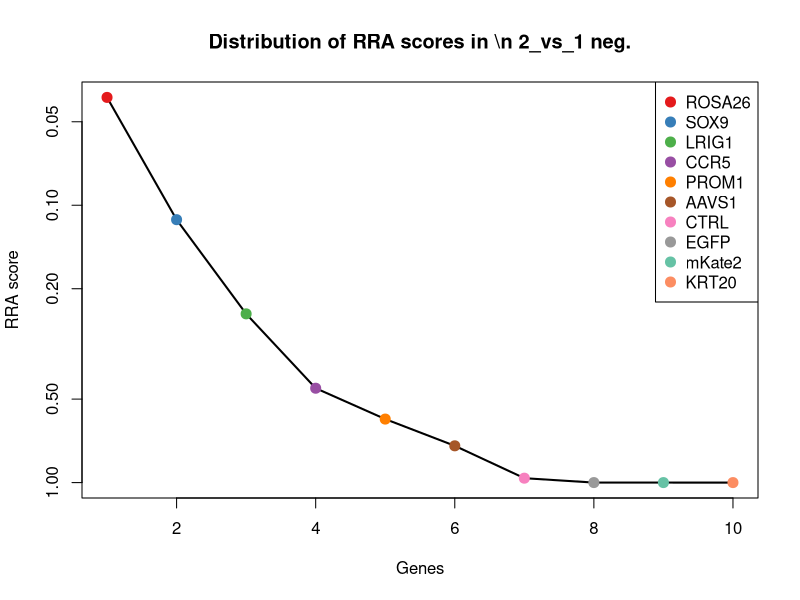
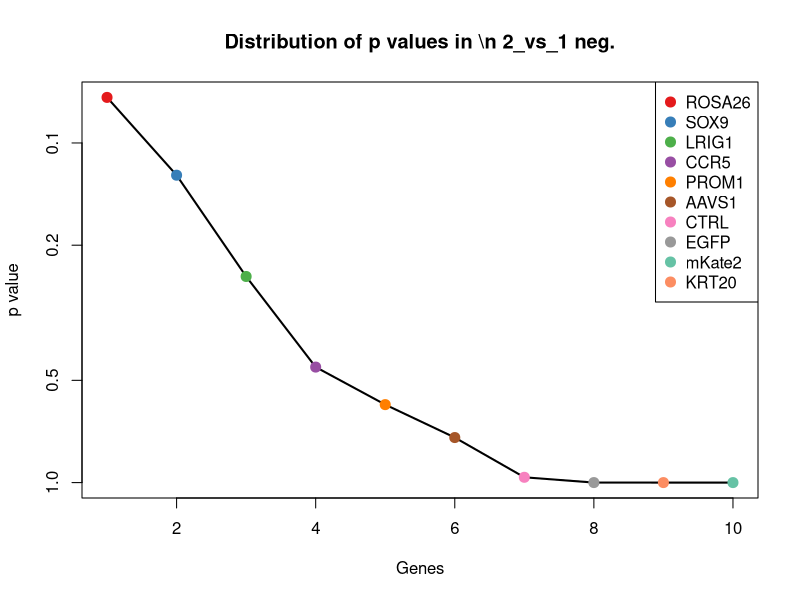
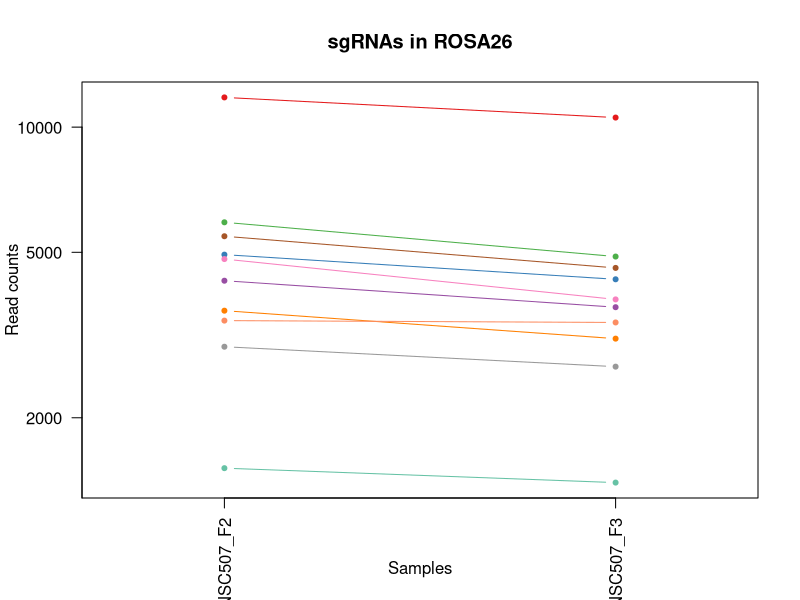
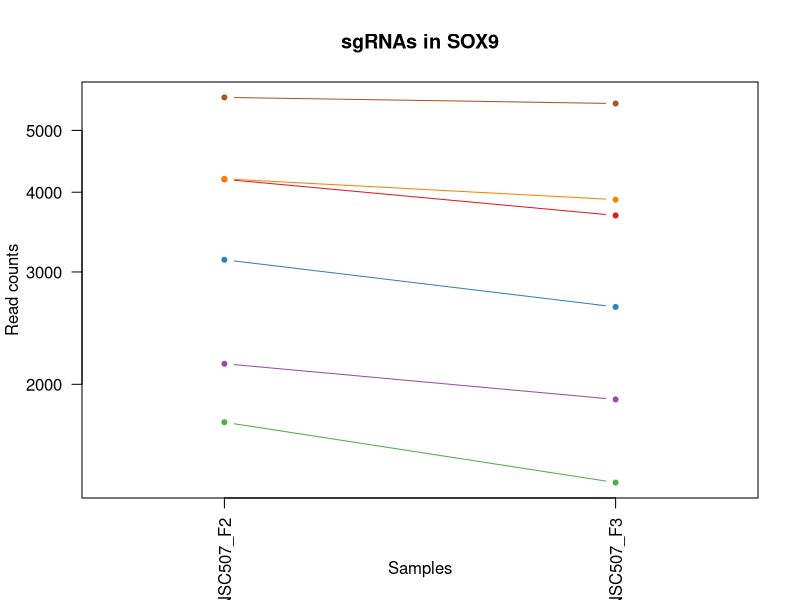
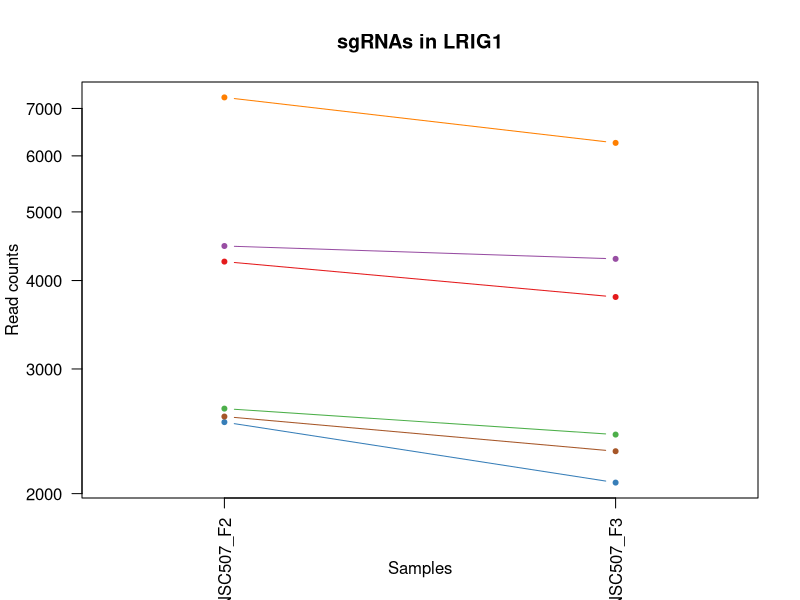
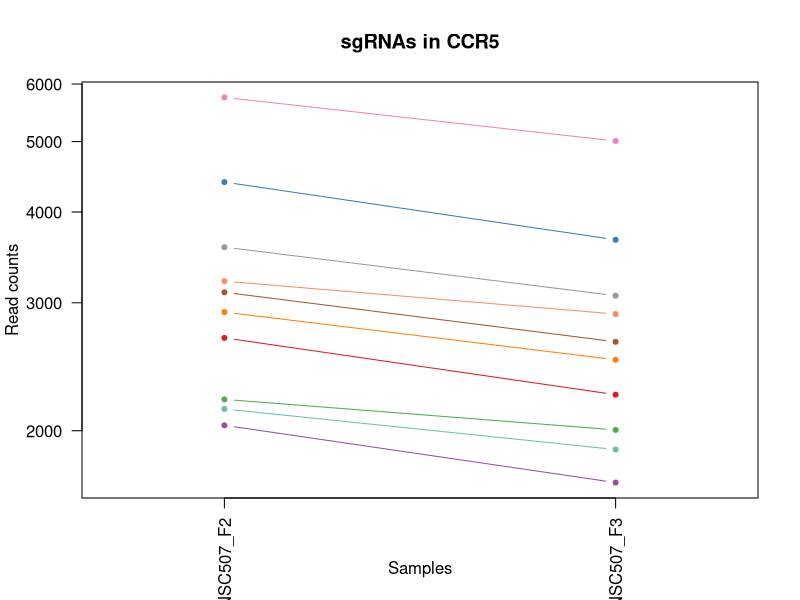
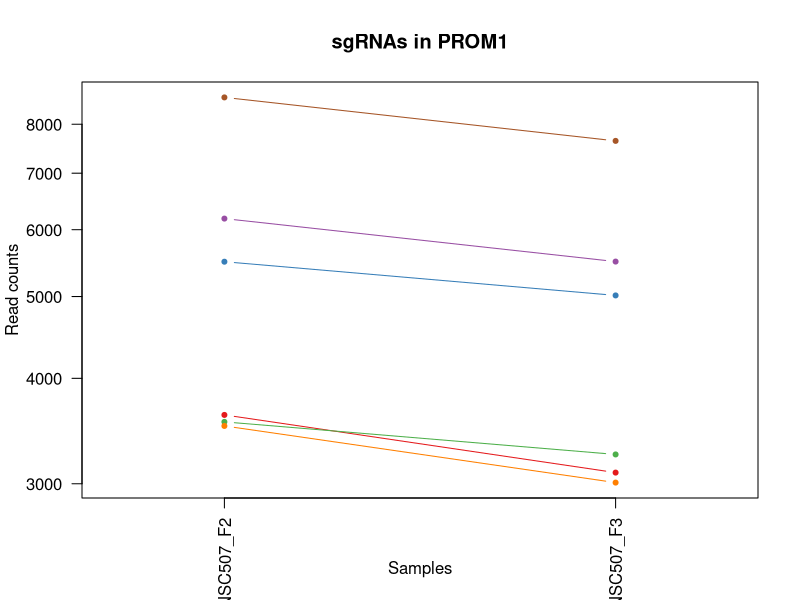
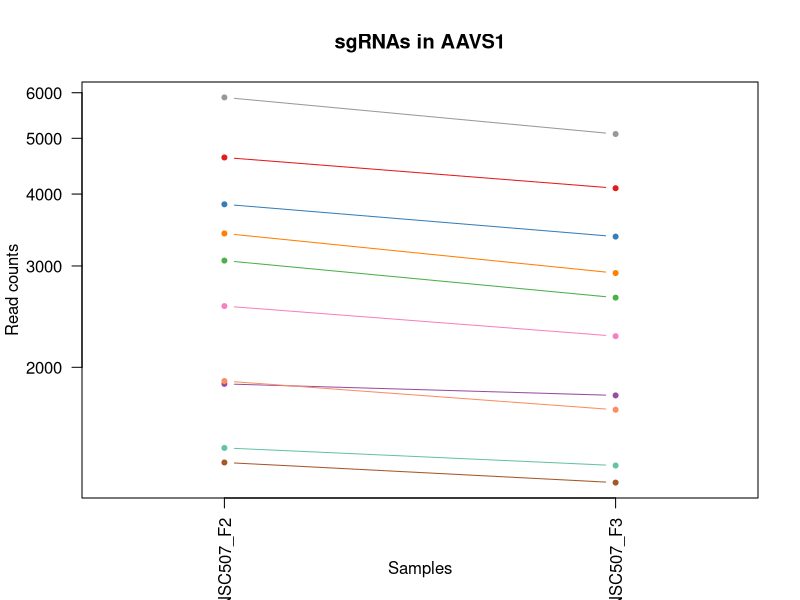

R code for these plots, in order: (Note: this script raises an error after producing the figures.)
pdf(file='S7A_c1_t2.pdf',width=4.5,height=4.5);
gstable=read.table('S7A_c1_t2.gene_summary.txt',header=T)
# 
#
# parameters
# Do not modify the variables beginning with "__"

# gstablename='__GENE_SUMMARY_FILE__'
startindex=3
# outputfile='__OUTPUT_FILE__'
targetgenelist=c("ROSA26","SOX9","LRIG1","CCR5","PROM1","AAVS1","CTRL","EGFP","mKate2","KRT20")
# samplelabel=sub('.\\w+.\\w+$','',colnames(gstable)[startindex]);
samplelabel='2_vs_1 neg.'


# You need to write some codes in front of this code:
# gstable=read.table(gstablename,header=T)
# pdf(file=outputfile,width=6,height=6)


# set up color using RColorBrewer
#library(RColorBrewer)
#colors <- brewer.pal(length(targetgenelist), "Set1")

colors=c( "#E41A1C", "#377EB8", "#4DAF4A", "#984EA3", "#FF7F00",  "#A65628", "#F781BF",
          "#999999", "#66C2A5", "#FC8D62", "#8DA0CB", "#E78AC3", "#A6D854", "#FFD92F", "#E5C494", "#B3B3B3", 
          "#8DD3C7", "#FFFFB3", "#BEBADA", "#FB8072", "#80B1D3", "#FDB462", "#B3DE69", "#FCCDE5",
          "#D9D9D9", "#BC80BD", "#CCEBC5", "#FFED6F")

######
# function definition

plotrankedvalues<-function(val, tglist, ...){
  
  plot(val,log='y',ylim=c(max(val),min(val)),type='l',lwd=2, ...)
  if(length(tglist)>0){
    for(i in 1:length(tglist)){
      targetgene=tglist[i];
      tx=which(names(val)==targetgene);ty=val[targetgene];
      points(tx,ty,col=colors[(i %% length(colors)) ],cex=2,pch=20)
      # text(tx+50,ty,targetgene,col=colors[i])
    }
    legend('topright',tglist,pch=20,pt.cex = 2,cex=1,col=colors)
  }
}



plotrandvalues<-function(val,targetgenelist, ...){
  # choose the one with the best distance distribution
  
  mindiffvalue=0;
  randval=val;
  for(i in 1:20){
    randval0=sample(val)
    vindex=sort(which(names(randval0) %in% targetgenelist))
    if(max(vindex)>0.9*length(val)){
      # print('pass...')
      next;
    }
    mindiffind=min(diff(vindex));
    if (mindiffind > mindiffvalue){
      mindiffvalue=mindiffind;
      randval=randval0;
      # print(paste('Diff: ',mindiffvalue))
    }
  }
  plot(randval,log='y',ylim=c(max(randval),min(randval)),pch=20,col='grey', ...)
  
  if(length(targetgenelist)>0){
    for(i in 1:length(targetgenelist)){
      targetgene=targetgenelist[i];
      tx=which(names(randval)==targetgene);ty=randval[targetgene];
      points(tx,ty,col=colors[(i %% length(colors)) ],cex=2,pch=20)
      text(tx+50,ty,targetgene,col=colors[i])
    }
  }
  
}




# set.seed(1235)



pvec=gstable[,startindex]
names(pvec)=gstable[,'id']
pvec=sort(pvec);

plotrankedvalues(pvec,targetgenelist,xlab='Genes',ylab='RRA score',main=paste('Distribution of RRA scores in \\n',samplelabel))

# plotrandvalues(pvec,targetgenelist,xlab='Genes',ylab='RRA score',main=paste('Distribution of RRA scores in \\n',samplelabel))


pvec=gstable[,startindex+1]
names(pvec)=gstable[,'id']
pvec=sort(pvec);

plotrankedvalues(pvec,targetgenelist,xlab='Genes',ylab='p value',main=paste('Distribution of p values in \\n',samplelabel))

# plotrandvalues(pvec,targetgenelist,xlab='Genes',ylab='p value',main=paste('Distribution of p values in \\n',samplelabel))



# you need to write after this code:
# dev.off()






# parameters
# Do not modify the variables beginning with "__"
targetmat=list(c(11787.747333349458,10542.465174210223),c(4934.6694895268965,4304.888780975448),c(5902.593704648801,4882.702603197308),c(4271.074599700078,3688.397765785389),c(3617.943755442144,3098.8635820580134),c(5463.975794553018,4585.005420957242),c(4815.204969282121,3851.3107907120393),c(2963.068903589396,2653.4898448484655),c(1512.0545847039473,1395.8950553067677),c(3424.3589124177633,3389.528547394771))
targetgene="ROSA26"
collabel=c("S50_MNSC507_F2","S51_MNSC507_F3")

# set up color using RColorBrewer
#library(RColorBrewer)
#colors <- brewer.pal(length(targetgenelist), "Set1")

colors=c( "#E41A1C", "#377EB8", "#4DAF4A", "#984EA3", "#FF7F00",  "#A65628", "#F781BF",
          "#999999", "#66C2A5", "#FC8D62", "#8DA0CB", "#E78AC3", "#A6D854", "#FFD92F", "#E5C494", "#B3B3B3", 
          "#8DD3C7", "#FFFFB3", "#BEBADA", "#FB8072", "#80B1D3", "#FDB462", "#B3DE69", "#FCCDE5",
          "#D9D9D9", "#BC80BD", "#CCEBC5", "#FFED6F")


## code

targetmatvec=unlist(targetmat)+1
yrange=range(targetmatvec[targetmatvec>0]);
# yrange[1]=1; # set the minimum value to 1
for(i in 1:length(targetmat)){
  vali=targetmat[[i]]+1;
  if(i==1){
    plot(1:length(vali),vali,type='b',las=1,pch=20,main=paste('sgRNAs in',targetgene),ylab='Read counts',xlab='Samples',xlim=c(0.7,length(vali)+0.3),ylim = yrange,col=colors[(i %% length(colors))],xaxt='n',log='y')
    axis(1,at=1:length(vali),labels=(collabel),las=2)
    # lines(0:100,rep(1,101),col='black');
  }else{
    lines(1:length(vali),vali,type='b',pch=20,col=colors[(i %% length(colors))])
  }
}




# parameters
# Do not modify the variables beginning with "__"
targetmat=list(c(4189.978246541215,3677.849440430426),c(3133.981647881192,2642.9415194935023),c(1743.1355910168343,1401.755236059525),c(2152.977375798181,1892.8383831405793),c(4196.954276920472,3893.5040921318914),c(5631.400523655186,5508.569907591779))
targetgene="SOX9"
collabel=c("S50_MNSC507_F2","S51_MNSC507_F3")

# set up color using RColorBrewer
#library(RColorBrewer)
#colors <- brewer.pal(length(targetgenelist), "Set1")

colors=c( "#E41A1C", "#377EB8", "#4DAF4A", "#984EA3", "#FF7F00",  "#A65628", "#F781BF",
          "#999999", "#66C2A5", "#FC8D62", "#8DA0CB", "#E78AC3", "#A6D854", "#FFD92F", "#E5C494", "#B3B3B3", 
          "#8DD3C7", "#FFFFB3", "#BEBADA", "#FB8072", "#80B1D3", "#FDB462", "#B3DE69", "#FCCDE5",
          "#D9D9D9", "#BC80BD", "#CCEBC5", "#FFED6F")


## code

targetmatvec=unlist(targetmat)+1
yrange=range(targetmatvec[targetmatvec>0]);
# yrange[1]=1; # set the minimum value to 1
for(i in 1:length(targetmat)){
  vali=targetmat[[i]]+1;
  if(i==1){
    plot(1:length(vali),vali,type='b',las=1,pch=20,main=paste('sgRNAs in',targetgene),ylab='Read counts',xlab='Samples',xlim=c(0.7,length(vali)+0.3),ylim = yrange,col=colors[(i %% length(colors))],xaxt='n',log='y')
    axis(1,at=1:length(vali),labels=(collabel),las=2)
    # lines(0:100,rep(1,101),col='black');
  }else{
    lines(1:length(vali),vali,type='b',pch=20,col=colors[(i %% length(colors))])
  }
}




# parameters
# Do not modify the variables beginning with "__"
targetmat=list(c(4252.762519954528,3790.3649108833642),c(2522.7069858988,2072.15991417495),c(2636.067479561726,2422.598723189831),c(4474.251484495937,4290.82434716883),c(7255.071594427244,6257.501007794151),c(2568.923187161378,2294.846782779724))
targetgene="LRIG1"
collabel=c("S50_MNSC507_F2","S51_MNSC507_F3")

# set up color using RColorBrewer
#library(RColorBrewer)
#colors <- brewer.pal(length(targetgenelist), "Set1")

colors=c( "#E41A1C", "#377EB8", "#4DAF4A", "#984EA3", "#FF7F00",  "#A65628", "#F781BF",
          "#999999", "#66C2A5", "#FC8D62", "#8DA0CB", "#E78AC3", "#A6D854", "#FFD92F", "#E5C494", "#B3B3B3", 
          "#8DD3C7", "#FFFFB3", "#BEBADA", "#FB8072", "#80B1D3", "#FDB462", "#B3DE69", "#FCCDE5",
          "#D9D9D9", "#BC80BD", "#CCEBC5", "#FFED6F")


## code

targetmatvec=unlist(targetmat)+1
yrange=range(targetmatvec[targetmatvec>0]);
# yrange[1]=1; # set the minimum value to 1
for(i in 1:length(targetmat)){
  vali=targetmat[[i]]+1;
  if(i==1){
    plot(1:length(vali),vali,type='b',las=1,pch=20,main=paste('sgRNAs in',targetgene),ylab='Read counts',xlab='Samples',xlim=c(0.7,length(vali)+0.3),ylim = yrange,col=colors[(i %% length(colors))],xaxt='n',log='y')
    axis(1,at=1:length(vali),labels=(collabel),las=2)
    # lines(0:100,rep(1,101),col='black');
  }else{
    lines(1:length(vali),vali,type='b',pch=20,col=colors[(i %% length(colors))])
  }
}




# parameters
# Do not modify the variables beginning with "__"
targetmat=list(c(2683.1556846217104,2240.9331198543578),c(4396.643146526703,3661.4409343227057),c(2207.91361503483,2004.1818174429663),c(2033.5128555534056,1695.936309847937),c(2911.6206795423764,2503.4692175778805),c(3099.9734997823143,2649.973736396811),c(5749.993040102554,5008.110471306313),c(3576.959576964009,3067.2186059931246),c(2141.6413264318885,1883.4620939361678),c(3211.589985850426,2893.757255711511))
targetgene="CCR5"
collabel=c("S50_MNSC507_F2","S51_MNSC507_F3")

# set up color using RColorBrewer
#library(RColorBrewer)
#colors <- brewer.pal(length(targetgenelist), "Set1")

colors=c( "#E41A1C", "#377EB8", "#4DAF4A", "#984EA3", "#FF7F00",  "#A65628", "#F781BF",
          "#999999", "#66C2A5", "#FC8D62", "#8DA0CB", "#E78AC3", "#A6D854", "#FFD92F", "#E5C494", "#B3B3B3", 
          "#8DD3C7", "#FFFFB3", "#BEBADA", "#FB8072", "#80B1D3", "#FDB462", "#B3DE69", "#FCCDE5",
          "#D9D9D9", "#BC80BD", "#CCEBC5", "#FFED6F")


## code

targetmatvec=unlist(targetmat)+1
yrange=range(targetmatvec[targetmatvec>0]);
# yrange[1]=1; # set the minimum value to 1
for(i in 1:length(targetmat)){
  vali=targetmat[[i]]+1;
  if(i==1){
    plot(1:length(vali),vali,type='b',las=1,pch=20,main=paste('sgRNAs in',targetgene),ylab='Read counts',xlab='Samples',xlim=c(0.7,length(vali)+0.3),ylim = yrange,col=colors[(i %% length(colors))],xaxt='n',log='y')
    axis(1,at=1:length(vali),labels=(collabel),las=2)
    # lines(0:100,rep(1,101),col='black');
  }else{
    lines(1:length(vali),vali,type='b',pch=20,col=colors[(i %% length(colors))])
  }
}




# parameters
# Do not modify the variables beginning with "__"
targetmat=list(c(3618.815759239551,3091.8313651547046),c(5497.111938854489,5013.97065205907),c(3550.7994630417957,3248.884209328598),c(6183.3789274138935,5499.193618387367),c(3511.5592921584753,3008.616798465552),c(8606.677480408282,7644.019773896506))
targetgene="PROM1"
collabel=c("S50_MNSC507_F2","S51_MNSC507_F3")

# set up color using RColorBrewer
#library(RColorBrewer)
#colors <- brewer.pal(length(targetgenelist), "Set1")

colors=c( "#E41A1C", "#377EB8", "#4DAF4A", "#984EA3", "#FF7F00",  "#A65628", "#F781BF",
          "#999999", "#66C2A5", "#FC8D62", "#8DA0CB", "#E78AC3", "#A6D854", "#FFD92F", "#E5C494", "#B3B3B3", 
          "#8DD3C7", "#FFFFB3", "#BEBADA", "#FB8072", "#80B1D3", "#FDB462", "#B3DE69", "#FCCDE5",
          "#D9D9D9", "#BC80BD", "#CCEBC5", "#FFED6F")


## code

targetmatvec=unlist(targetmat)+1
yrange=range(targetmatvec[targetmatvec>0]);
# yrange[1]=1; # set the minimum value to 1
for(i in 1:length(targetmat)){
  vali=targetmat[[i]]+1;
  if(i==1){
    plot(1:length(vali),vali,type='b',las=1,pch=20,main=paste('sgRNAs in',targetgene),ylab='Read counts',xlab='Samples',xlim=c(0.7,length(vali)+0.3),ylim = yrange,col=colors[(i %% length(colors))],xaxt='n',log='y')
    axis(1,at=1:length(vali),labels=(collabel),las=2)
    # lines(0:100,rep(1,101),col='black');
  }else{
    lines(1:length(vali),vali,type='b',pch=20,col=colors[(i %% length(colors))])
  }
}




# parameters
# Do not modify the variables beginning with "__"
targetmat=list(c(4629.468160434404,4093.922273876188),c(3838.5607161861453,3373.1200412870508),c(3064.221344088622,2641.769483342951),c(1870.448145438274,1786.1830934403981),c(3415.638874443692,2914.853906421437),c(1365.5579467395512,1259.9388618428004),c(2554.0991226054566,2264.3738428653865),c(5887.769640092879,5085.464857242708),c(1447.5263036958204,1349.0136092847101),c(1892.248240373452,1686.5600206435254))
targetgene="AAVS1"
collabel=c("S50_MNSC507_F2","S51_MNSC507_F3")

# set up color using RColorBrewer
#library(RColorBrewer)
#colors <- brewer.pal(length(targetgenelist), "Set1")

colors=c( "#E41A1C", "#377EB8", "#4DAF4A", "#984EA3", "#FF7F00",  "#A65628", "#F781BF",
          "#999999", "#66C2A5", "#FC8D62", "#8DA0CB", "#E78AC3", "#A6D854", "#FFD92F", "#E5C494", "#B3B3B3", 
          "#8DD3C7", "#FFFFB3", "#BEBADA", "#FB8072", "#80B1D3", "#FDB462", "#B3DE69", "#FCCDE5",
          "#D9D9D9", "#BC80BD", "#CCEBC5", "#FFED6F")


## code

targetmatvec=unlist(targetmat)+1
yrange=range(targetmatvec[targetmatvec>0]);
# yrange[1]=1; # set the minimum value to 1
for(i in 1:length(targetmat)){
  vali=targetmat[[i]]+1;
  if(i==1){
    plot(1:length(vali),vali,type='b',las=1,pch=20,main=paste('sgRNAs in',targetgene),ylab='Read counts',xlab='Samples',xlim=c(0.7,length(vali)+0.3),ylim = yrange,col=colors[(i %% length(colors))],xaxt='n',log='y')
    axis(1,at=1:length(vali),labels=(collabel),las=2)
    # lines(0:100,rep(1,101),col='black');
  }else{
    lines(1:length(vali),vali,type='b',pch=20,col=colors[(i %% length(colors))])
  }
}




# parameters
# Do not modify the variables beginning with "__"
targetmat=list(c(3208.101970660797,2962.907388594046),c(3140.085674463042,2787.1019660113298),c(10018.45162841041,8949.668045610813),c(1680.3513176035217,1577.5606586422414),c(3545.567440257353,3138.7128111767624),c(6651.644966621517,5803.923017530742),c(3999.8814187064627,3696.602018839249),c(3643.2318655669505,3412.9692704057998),c(3292.686339009288,2975.799786250112),c(5493.623923664861,5182.743857738477))
targetgene="CTRL"
collabel=c("S50_MNSC507_F2","S51_MNSC507_F3")

# set up color using RColorBrewer
#library(RColorBrewer)
#colors <- brewer.pal(length(targetgenelist), "Set1")

colors=c( "#E41A1C", "#377EB8", "#4DAF4A", "#984EA3", "#FF7F00",  "#A65628", "#F781BF",
          "#999999", "#66C2A5", "#FC8D62", "#8DA0CB", "#E78AC3", "#A6D854", "#FFD92F", "#E5C494", "#B3B3B3", 
          "#8DD3C7", "#FFFFB3", "#BEBADA", "#FB8072", "#80B1D3", "#FDB462", "#B3DE69", "#FCCDE5",
          "#D9D9D9", "#BC80BD", "#CCEBC5", "#FFED6F")


## code

targetmatvec=unlist(targetmat)+1
yrange=range(targetmatvec[targetmatvec>0]);
# yrange[1]=1; # set the minimum value to 1
for(i in 1:length(targetmat)){
  vali=targetmat[[i]]+1;
  if(i==1){
    plot(1:length(vali),vali,type='b',las=1,pch=20,main=paste('sgRNAs in',targetgene),ylab='Read counts',xlab='Samples',xlim=c(0.7,length(vali)+0.3),ylim = yrange,col=colors[(i %% length(colors))],xaxt='n',log='y')
    axis(1,at=1:length(vali),labels=(collabel),las=2)
    # lines(0:100,rep(1,101),col='black');
  }else{
    lines(1:length(vali),vali,type='b',pch=20,col=colors[(i %% length(colors))])
  }
}




# parameters
# Do not modify the variables beginning with "__"
targetmat=list(c(5307.015111019737,6532.929503173739),c(6226.1071134868425,8239.41413837664),c(3406.9188364696206,4963.5730975853585),c(3618.815759239551,4187.685165920303),c(6021.186221096169,7361.559061613609),c(6676.061072948916,8300.360018205314))
targetgene="EGFP"
collabel=c("S50_MNSC507_F2","S51_MNSC507_F3")

# set up color using RColorBrewer
#library(RColorBrewer)
#colors <- brewer.pal(length(targetgenelist), "Set1")

colors=c( "#E41A1C", "#377EB8", "#4DAF4A", "#984EA3", "#FF7F00",  "#A65628", "#F781BF",
          "#999999", "#66C2A5", "#FC8D62", "#8DA0CB", "#E78AC3", "#A6D854", "#FFD92F", "#E5C494", "#B3B3B3", 
          "#8DD3C7", "#FFFFB3", "#BEBADA", "#FB8072", "#80B1D3", "#FDB462", "#B3DE69", "#FCCDE5",
          "#D9D9D9", "#BC80BD", "#CCEBC5", "#FFED6F")


## code

targetmatvec=unlist(targetmat)+1
yrange=range(targetmatvec[targetmatvec>0]);
# yrange[1]=1; # set the minimum value to 1
for(i in 1:length(targetmat)){
  vali=targetmat[[i]]+1;
  if(i==1){
    plot(1:length(vali),vali,type='b',las=1,pch=20,main=paste('sgRNAs in',targetgene),ylab='Read counts',xlab='Samples',xlim=c(0.7,length(vali)+0.3),ylim = yrange,col=colors[(i %% length(colors))],xaxt='n',log='y')
    axis(1,at=1:length(vali),labels=(collabel),las=2)
    # lines(0:100,rep(1,101),col='black');
  }else{
    lines(1:length(vali),vali,type='b',pch=20,col=colors[(i %% length(colors))])
  }
}




# parameters
# Do not modify the variables beginning with "__"
targetmat=list(c(1731.7995416505419,3269.980860038524),c(2020.4327985922987,3708.3223803447636),c(2038.7448783378484,3537.205102364253),c(2299.474013762577,2984.004039303972),c(1605.3589910265093,2985.1760754545235),c(3038.933233963816,5658.590534862364))
targetgene="mKate2"
collabel=c("S50_MNSC507_F2","S51_MNSC507_F3")

# set up color using RColorBrewer
#library(RColorBrewer)
#colors <- brewer.pal(length(targetgenelist), "Set1")

colors=c( "#E41A1C", "#377EB8", "#4DAF4A", "#984EA3", "#FF7F00",  "#A65628", "#F781BF",
          "#999999", "#66C2A5", "#FC8D62", "#8DA0CB", "#E78AC3", "#A6D854", "#FFD92F", "#E5C494", "#B3B3B3", 
          "#8DD3C7", "#FFFFB3", "#BEBADA", "#FB8072", "#80B1D3", "#FDB462", "#B3DE69", "#FCCDE5",
          "#D9D9D9", "#BC80BD", "#CCEBC5", "#FFED6F")


## code

targetmatvec=unlist(targetmat)+1
yrange=range(targetmatvec[targetmatvec>0]);
# yrange[1]=1; # set the minimum value to 1
for(i in 1:length(targetmat)){
  vali=targetmat[[i]]+1;
  if(i==1){
    plot(1:length(vali),vali,type='b',las=1,pch=20,main=paste('sgRNAs in',targetgene),ylab='Read counts',xlab='Samples',xlim=c(0.7,length(vali)+0.3),ylim = yrange,col=colors[(i %% length(colors))],xaxt='n',log='y')
    axis(1,at=1:length(vali),labels=(collabel),las=2)
    # lines(0:100,rep(1,101),col='black');
  }else{
    lines(1:length(vali),vali,type='b',pch=20,col=colors[(i %% length(colors))])
  }
}




# parameters
# Do not modify the variables beginning with "__"
targetmat=list(c(2268.953880853328,3437.5820295673802),c(2687.515703608746,4415.060179127283),c(1871.3201492356811,3421.17352345966),c(1174.5891151073918,1701.7964906006941),c(3794.0885225183824,6283.285803106282),c(1558.2707859665247,2832.811375882836))
targetgene="KRT20"
collabel=c("S50_MNSC507_F2","S51_MNSC507_F3")

# set up color using RColorBrewer
#library(RColorBrewer)
#colors <- brewer.pal(length(targetgenelist), "Set1")

colors=c( "#E41A1C", "#377EB8", "#4DAF4A", "#984EA3", "#FF7F00",  "#A65628", "#F781BF",
          "#999999", "#66C2A5", "#FC8D62", "#8DA0CB", "#E78AC3", "#A6D854", "#FFD92F", "#E5C494", "#B3B3B3", 
          "#8DD3C7", "#FFFFB3", "#BEBADA", "#FB8072", "#80B1D3", "#FDB462", "#B3DE69", "#FCCDE5",
          "#D9D9D9", "#BC80BD", "#CCEBC5", "#FFED6F")


## code

targetmatvec=unlist(targetmat)+1
yrange=range(targetmatvec[targetmatvec>0]);
# yrange[1]=1; # set the minimum value to 1
for(i in 1:length(targetmat)){
  vali=targetmat[[i]]+1;
  if(i==1){
    plot(1:length(vali),vali,type='b',las=1,pch=20,main=paste('sgRNAs in',targetgene),ylab='Read counts',xlab='Samples',xlim=c(0.7,length(vali)+0.3),ylim = yrange,col=colors[(i %% length(colors))],xaxt='n',log='y')
    axis(1,at=1:length(vali),labels=(collabel),las=2)
    # lines(0:100,rep(1,101),col='black');
  }else{
    lines(1:length(vali),vali,type='b',pch=20,col=colors[(i %% length(colors))])
  }
}



# 
#
# parameters
# Do not modify the variables beginning with "__"

# gstablename='__GENE_SUMMARY_FILE__'
startindex=9
# outputfile='__OUTPUT_FILE__'
targetgenelist=c("KRT20","mKate2","EGFP","SOX9","LRIG1","ROSA26","AAVS1","PROM1","CTRL","CCR5")
# samplelabel=sub('.\\w+.\\w+$','',colnames(gstable)[startindex]);
samplelabel='2_vs_1 pos.'


# You need to write some codes in front of this code:
# gstable=read.table(gstablename,header=T)
# pdf(file=outputfile,width=6,height=6)


# set up color using RColorBrewer
#library(RColorBrewer)
#colors <- brewer.pal(length(targetgenelist), "Set1")

colors=c( "#E41A1C", "#377EB8", "#4DAF4A", "#984EA3", "#FF7F00",  "#A65628", "#F781BF",
          "#999999", "#66C2A5", "#FC8D62", "#8DA0CB", "#E78AC3", "#A6D854", "#FFD92F", "#E5C494", "#B3B3B3", 
          "#8DD3C7", "#FFFFB3", "#BEBADA", "#FB8072", "#80B1D3", "#FDB462", "#B3DE69", "#FCCDE5",
          "#D9D9D9", "#BC80BD", "#CCEBC5", "#FFED6F")

######
# function definition

plotrankedvalues<-function(val, tglist, ...){
  
  plot(val,log='y',ylim=c(max(val),min(val)),type='l',lwd=2, ...)
  if(length(tglist)>0){
    for(i in 1:length(tglist)){
      targetgene=tglist[i];
      tx=which(names(val)==targetgene);ty=val[targetgene];
      points(tx,ty,col=colors[(i %% length(colors)) ],cex=2,pch=20)
      # text(tx+50,ty,targetgene,col=colors[i])
    }
    legend('topright',tglist,pch=20,pt.cex = 2,cex=1,col=colors)
  }
}



plotrandvalues<-function(val,targetgenelist, ...){
  # choose the one with the best distance distribution
  
  mindiffvalue=0;
  randval=val;
  for(i in 1:20){
    randval0=sample(val)
    vindex=sort(which(names(randval0) %in% targetgenelist))
    if(max(vindex)>0.9*length(val)){
      # print('pass...')
      next;
    }
    mindiffind=min(diff(vindex));
    if (mindiffind > mindiffvalue){
      mindiffvalue=mindiffind;
      randval=randval0;
      # print(paste('Diff: ',mindiffvalue))
    }
  }
  plot(randval,log='y',ylim=c(max(randval),min(randval)),pch=20,col='grey', ...)
  
  if(length(targetgenelist)>0){
    for(i in 1:length(targetgenelist)){
      targetgene=targetgenelist[i];
      tx=which(names(randval)==targetgene);ty=randval[targetgene];
      points(tx,ty,col=colors[(i %% length(colors)) ],cex=2,pch=20)
      text(tx+50,ty,targetgene,col=colors[i])
    }
  }
  
}




# set.seed(1235)



pvec=gstable[,startindex]
names(pvec)=gstable[,'id']
pvec=sort(pvec);

plotrankedvalues(pvec,targetgenelist,xlab='Genes',ylab='RRA score',main=paste('Distribution of RRA scores in \\n',samplelabel))

# plotrandvalues(pvec,targetgenelist,xlab='Genes',ylab='RRA score',main=paste('Distribution of RRA scores in \\n',samplelabel))


pvec=gstable[,startindex+1]
names(pvec)=gstable[,'id']
pvec=sort(pvec);

plotrankedvalues(pvec,targetgenelist,xlab='Genes',ylab='p value',main=paste('Distribution of p values in \\n',samplelabel))

# plotrandvalues(pvec,targetgenelist,xlab='Genes',ylab='p value',main=paste('Distribution of p values in \\n',samplelabel))



# you need to write after this code:
# dev.off()






# parameters
# Do not modify the variables beginning with "__"
targetmat=list(c(2268.953880853328,3437.5820295673802),c(2687.515703608746,4415.060179127283),c(1871.3201492356811,3421.17352345966),c(1174.5891151073918,1701.7964906006941),c(3794.0885225183824,6283.285803106282),c(1558.2707859665247,2832.811375882836))
targetgene="KRT20"
collabel=c("S50_MNSC507_F2","S51_MNSC507_F3")

# set up color using RColorBrewer
#library(RColorBrewer)
#colors <- brewer.pal(length(targetgenelist), "Set1")

colors=c( "#E41A1C", "#377EB8", "#4DAF4A", "#984EA3", "#FF7F00",  "#A65628", "#F781BF",
          "#999999", "#66C2A5", "#FC8D62", "#8DA0CB", "#E78AC3", "#A6D854", "#FFD92F", "#E5C494", "#B3B3B3", 
          "#8DD3C7", "#FFFFB3", "#BEBADA", "#FB8072", "#80B1D3", "#FDB462", "#B3DE69", "#FCCDE5",
          "#D9D9D9", "#BC80BD", "#CCEBC5", "#FFED6F")


## code

targetmatvec=unlist(targetmat)+1
yrange=range(targetmatvec[targetmatvec>0]);
# yrange[1]=1; # set the minimum value to 1
for(i in 1:length(targetmat)){
  vali=targetmat[[i]]+1;
  if(i==1){
    plot(1:length(vali),vali,type='b',las=1,pch=20,main=paste('sgRNAs in',targetgene),ylab='Read counts',xlab='Samples',xlim=c(0.7,length(vali)+0.3),ylim = yrange,col=colors[(i %% length(colors))],xaxt='n',log='y')
    axis(1,at=1:length(vali),labels=(collabel),las=2)
    # lines(0:100,rep(1,101),col='black');
  }else{
    lines(1:length(vali),vali,type='b',pch=20,col=colors[(i %% length(colors))])
  }
}




# parameters
# Do not modify the variables beginning with "__"
targetmat=list(c(1731.7995416505419,3269.980860038524),c(2020.4327985922987,3708.3223803447636),c(2038.7448783378484,3537.205102364253),c(2299.474013762577,2984.004039303972),c(1605.3589910265093,2985.1760754545235),c(3038.933233963816,5658.590534862364))
targetgene="mKate2"
collabel=c("S50_MNSC507_F2","S51_MNSC507_F3")

# set up color using RColorBrewer
#library(RColorBrewer)
#colors <- brewer.pal(length(targetgenelist), "Set1")

colors=c( "#E41A1C", "#377EB8", "#4DAF4A", "#984EA3", "#FF7F00",  "#A65628", "#F781BF",
          "#999999", "#66C2A5", "#FC8D62", "#8DA0CB", "#E78AC3", "#A6D854", "#FFD92F", "#E5C494", "#B3B3B3", 
          "#8DD3C7", "#FFFFB3", "#BEBADA", "#FB8072", "#80B1D3", "#FDB462", "#B3DE69", "#FCCDE5",
          "#D9D9D9", "#BC80BD", "#CCEBC5", "#FFED6F")


## code

targetmatvec=unlist(targetmat)+1
yrange=range(targetmatvec[targetmatvec>0]);
# yrange[1]=1; # set the minimum value to 1
for(i in 1:length(targetmat)){
  vali=targetmat[[i]]+1;
  if(i==1){
    plot(1:length(vali),vali,type='b',las=1,pch=20,main=paste('sgRNAs in',targetgene),ylab='Read counts',xlab='Samples',xlim=c(0.7,length(vali)+0.3),ylim = yrange,col=colors[(i %% length(colors))],xaxt='n',log='y')
    axis(1,at=1:length(vali),labels=(collabel),las=2)
    # lines(0:100,rep(1,101),col='black');
  }else{
    lines(1:length(vali),vali,type='b',pch=20,col=colors[(i %% length(colors))])
  }
}




# parameters
# Do not modify the variables beginning with "__"
targetmat=list(c(5307.015111019737,6532.929503173739),c(6226.1071134868425,8239.41413837664),c(3406.9188364696206,4963.5730975853585),c(3618.815759239551,4187.685165920303),c(6021.186221096169,7361.559061613609),c(6676.061072948916,8300.360018205314))
targetgene="EGFP"
collabel=c("S50_MNSC507_F2","S51_MNSC507_F3")

# set up color using RColorBrewer
#library(RColorBrewer)
#colors <- brewer.pal(length(targetgenelist), "Set1")

colors=c( "#E41A1C", "#377EB8", "#4DAF4A", "#984EA3", "#FF7F00",  "#A65628", "#F781BF",
          "#999999", "#66C2A5", "#FC8D62", "#8DA0CB", "#E78AC3", "#A6D854", "#FFD92F", "#E5C494", "#B3B3B3", 
          "#8DD3C7", "#FFFFB3", "#BEBADA", "#FB8072", "#80B1D3", "#FDB462", "#B3DE69", "#FCCDE5",
          "#D9D9D9", "#BC80BD", "#CCEBC5", "#FFED6F")


## code

targetmatvec=unlist(targetmat)+1
yrange=range(targetmatvec[targetmatvec>0]);
# yrange[1]=1; # set the minimum value to 1
for(i in 1:length(targetmat)){
  vali=targetmat[[i]]+1;
  if(i==1){
    plot(1:length(vali),vali,type='b',las=1,pch=20,main=paste('sgRNAs in',targetgene),ylab='Read counts',xlab='Samples',xlim=c(0.7,length(vali)+0.3),ylim = yrange,col=colors[(i %% length(colors))],xaxt='n',log='y')
    axis(1,at=1:length(vali),labels=(collabel),las=2)
    # lines(0:100,rep(1,101),col='black');
  }else{
    lines(1:length(vali),vali,type='b',pch=20,col=colors[(i %% length(colors))])
  }
}




# parameters
# Do not modify the variables beginning with "__"
targetmat=list(c(4189.978246541215,3677.849440430426),c(3133.981647881192,2642.9415194935023),c(1743.1355910168343,1401.755236059525),c(2152.977375798181,1892.8383831405793),c(4196.954276920472,3893.5040921318914),c(5631.400523655186,5508.569907591779))
targetgene="SOX9"
collabel=c("S50_MNSC507_F2","S51_MNSC507_F3")

# set up color using RColorBrewer
#library(RColorBrewer)
#colors <- brewer.pal(length(targetgenelist), "Set1")

colors=c( "#E41A1C", "#377EB8", "#4DAF4A", "#984EA3", "#FF7F00",  "#A65628", "#F781BF",
          "#999999", "#66C2A5", "#FC8D62", "#8DA0CB", "#E78AC3", "#A6D854", "#FFD92F", "#E5C494", "#B3B3B3", 
          "#8DD3C7", "#FFFFB3", "#BEBADA", "#FB8072", "#80B1D3", "#FDB462", "#B3DE69", "#FCCDE5",
          "#D9D9D9", "#BC80BD", "#CCEBC5", "#FFED6F")


## code

targetmatvec=unlist(targetmat)+1
yrange=range(targetmatvec[targetmatvec>0]);
# yrange[1]=1; # set the minimum value to 1
for(i in 1:length(targetmat)){
  vali=targetmat[[i]]+1;
  if(i==1){
    plot(1:length(vali),vali,type='b',las=1,pch=20,main=paste('sgRNAs in',targetgene),ylab='Read counts',xlab='Samples',xlim=c(0.7,length(vali)+0.3),ylim = yrange,col=colors[(i %% length(colors))],xaxt='n',log='y')
    axis(1,at=1:length(vali),labels=(collabel),las=2)
    # lines(0:100,rep(1,101),col='black');
  }else{
    lines(1:length(vali),vali,type='b',pch=20,col=colors[(i %% length(colors))])
  }
}




# parameters
# Do not modify the variables beginning with "__"
targetmat=list(c(4252.762519954528,3790.3649108833642),c(2522.7069858988,2072.15991417495),c(2636.067479561726,2422.598723189831),c(4474.251484495937,4290.82434716883),c(7255.071594427244,6257.501007794151),c(2568.923187161378,2294.846782779724))
targetgene="LRIG1"
collabel=c("S50_MNSC507_F2","S51_MNSC507_F3")

# set up color using RColorBrewer
#library(RColorBrewer)
#colors <- brewer.pal(length(targetgenelist), "Set1")

colors=c( "#E41A1C", "#377EB8", "#4DAF4A", "#984EA3", "#FF7F00",  "#A65628", "#F781BF",
          "#999999", "#66C2A5", "#FC8D62", "#8DA0CB", "#E78AC3", "#A6D854", "#FFD92F", "#E5C494", "#B3B3B3", 
          "#8DD3C7", "#FFFFB3", "#BEBADA", "#FB8072", "#80B1D3", "#FDB462", "#B3DE69", "#FCCDE5",
          "#D9D9D9", "#BC80BD", "#CCEBC5", "#FFED6F")


## code

targetmatvec=unlist(targetmat)+1
yrange=range(targetmatvec[targetmatvec>0]);
# yrange[1]=1; # set the minimum value to 1
for(i in 1:length(targetmat)){
  vali=targetmat[[i]]+1;
  if(i==1){
    plot(1:length(vali),vali,type='b',las=1,pch=20,main=paste('sgRNAs in',targetgene),ylab='Read counts',xlab='Samples',xlim=c(0.7,length(vali)+0.3),ylim = yrange,col=colors[(i %% length(colors))],xaxt='n',log='y')
    axis(1,at=1:length(vali),labels=(collabel),las=2)
    # lines(0:100,rep(1,101),col='black');
  }else{
    lines(1:length(vali),vali,type='b',pch=20,col=colors[(i %% length(colors))])
  }
}




# parameters
# Do not modify the variables beginning with "__"
targetmat=list(c(11787.747333349458,10542.465174210223),c(4934.6694895268965,4304.888780975448),c(5902.593704648801,4882.702603197308),c(4271.074599700078,3688.397765785389),c(3617.943755442144,3098.8635820580134),c(5463.975794553018,4585.005420957242),c(4815.204969282121,3851.3107907120393),c(2963.068903589396,2653.4898448484655),c(1512.0545847039473,1395.8950553067677),c(3424.3589124177633,3389.528547394771))
targetgene="ROSA26"
collabel=c("S50_MNSC507_F2","S51_MNSC507_F3")

# set up color using RColorBrewer
#library(RColorBrewer)
#colors <- brewer.pal(length(targetgenelist), "Set1")

colors=c( "#E41A1C", "#377EB8", "#4DAF4A", "#984EA3", "#FF7F00",  "#A65628", "#F781BF",
          "#999999", "#66C2A5", "#FC8D62", "#8DA0CB", "#E78AC3", "#A6D854", "#FFD92F", "#E5C494", "#B3B3B3", 
          "#8DD3C7", "#FFFFB3", "#BEBADA", "#FB8072", "#80B1D3", "#FDB462", "#B3DE69", "#FCCDE5",
          "#D9D9D9", "#BC80BD", "#CCEBC5", "#FFED6F")


## code

targetmatvec=unlist(targetmat)+1
yrange=range(targetmatvec[targetmatvec>0]);
# yrange[1]=1; # set the minimum value to 1
for(i in 1:length(targetmat)){
  vali=targetmat[[i]]+1;
  if(i==1){
    plot(1:length(vali),vali,type='b',las=1,pch=20,main=paste('sgRNAs in',targetgene),ylab='Read counts',xlab='Samples',xlim=c(0.7,length(vali)+0.3),ylim = yrange,col=colors[(i %% length(colors))],xaxt='n',log='y')
    axis(1,at=1:length(vali),labels=(collabel),las=2)
    # lines(0:100,rep(1,101),col='black');
  }else{
    lines(1:length(vali),vali,type='b',pch=20,col=colors[(i %% length(colors))])
  }
}




# parameters
# Do not modify the variables beginning with "__"
targetmat=list(c(4629.468160434404,4093.922273876188),c(3838.5607161861453,3373.1200412870508),c(3064.221344088622,2641.769483342951),c(1870.448145438274,1786.1830934403981),c(3415.638874443692,2914.853906421437),c(1365.5579467395512,1259.9388618428004),c(2554.0991226054566,2264.3738428653865),c(5887.769640092879,5085.464857242708),c(1447.5263036958204,1349.0136092847101),c(1892.248240373452,1686.5600206435254))
targetgene="AAVS1"
collabel=c("S50_MNSC507_F2","S51_MNSC507_F3")

# set up color using RColorBrewer
#library(RColorBrewer)
#colors <- brewer.pal(length(targetgenelist), "Set1")

colors=c( "#E41A1C", "#377EB8", "#4DAF4A", "#984EA3", "#FF7F00",  "#A65628", "#F781BF",
          "#999999", "#66C2A5", "#FC8D62", "#8DA0CB", "#E78AC3", "#A6D854", "#FFD92F", "#E5C494", "#B3B3B3", 
          "#8DD3C7", "#FFFFB3", "#BEBADA", "#FB8072", "#80B1D3", "#FDB462", "#B3DE69", "#FCCDE5",
          "#D9D9D9", "#BC80BD", "#CCEBC5", "#FFED6F")


## code

targetmatvec=unlist(targetmat)+1
yrange=range(targetmatvec[targetmatvec>0]);
# yrange[1]=1; # set the minimum value to 1
for(i in 1:length(targetmat)){
  vali=targetmat[[i]]+1;
  if(i==1){
    plot(1:length(vali),vali,type='b',las=1,pch=20,main=paste('sgRNAs in',targetgene),ylab='Read counts',xlab='Samples',xlim=c(0.7,length(vali)+0.3),ylim = yrange,col=colors[(i %% length(colors))],xaxt='n',log='y')
    axis(1,at=1:length(vali),labels=(collabel),las=2)
    # lines(0:100,rep(1,101),col='black');
  }else{
    lines(1:length(vali),vali,type='b',pch=20,col=colors[(i %% length(colors))])
  }
}




# parameters
# Do not modify the variables beginning with "__"
targetmat=list(c(3618.815759239551,3091.8313651547046),c(5497.111938854489,5013.97065205907),c(3550.7994630417957,3248.884209328598),c(6183.3789274138935,5499.193618387367),c(3511.5592921584753,3008.616798465552),c(8606.677480408282,7644.019773896506))
targetgene="PROM1"
collabel=c("S50_MNSC507_F2","S51_MNSC507_F3")

# set up color using RColorBrewer
#library(RColorBrewer)
#colors <- brewer.pal(length(targetgenelist), "Set1")

colors=c( "#E41A1C", "#377EB8", "#4DAF4A", "#984EA3", "#FF7F00",  "#A65628", "#F781BF",
          "#999999", "#66C2A5", "#FC8D62", "#8DA0CB", "#E78AC3", "#A6D854", "#FFD92F", "#E5C494", "#B3B3B3", 
          "#8DD3C7", "#FFFFB3", "#BEBADA", "#FB8072", "#80B1D3", "#FDB462", "#B3DE69", "#FCCDE5",
          "#D9D9D9", "#BC80BD", "#CCEBC5", "#FFED6F")


## code

targetmatvec=unlist(targetmat)+1
yrange=range(targetmatvec[targetmatvec>0]);
# yrange[1]=1; # set the minimum value to 1
for(i in 1:length(targetmat)){
  vali=targetmat[[i]]+1;
  if(i==1){
    plot(1:length(vali),vali,type='b',las=1,pch=20,main=paste('sgRNAs in',targetgene),ylab='Read counts',xlab='Samples',xlim=c(0.7,length(vali)+0.3),ylim = yrange,col=colors[(i %% length(colors))],xaxt='n',log='y')
    axis(1,at=1:length(vali),labels=(collabel),las=2)
    # lines(0:100,rep(1,101),col='black');
  }else{
    lines(1:length(vali),vali,type='b',pch=20,col=colors[(i %% length(colors))])
  }
}




# parameters
# Do not modify the variables beginning with "__"
targetmat=list(c(3208.101970660797,2962.907388594046),c(3140.085674463042,2787.1019660113298),c(10018.45162841041,8949.668045610813),c(1680.3513176035217,1577.5606586422414),c(3545.567440257353,3138.7128111767624),c(6651.644966621517,5803.923017530742),c(3999.8814187064627,3696.602018839249),c(3643.2318655669505,3412.9692704057998),c(3292.686339009288,2975.799786250112),c(5493.623923664861,5182.743857738477))
targetgene="CTRL"
collabel=c("S50_MNSC507_F2","S51_MNSC507_F3")

# set up color using RColorBrewer
#library(RColorBrewer)
#colors <- brewer.pal(length(targetgenelist), "Set1")

colors=c( "#E41A1C", "#377EB8", "#4DAF4A", "#984EA3", "#FF7F00",  "#A65628", "#F781BF",
          "#999999", "#66C2A5", "#FC8D62", "#8DA0CB", "#E78AC3", "#A6D854", "#FFD92F", "#E5C494", "#B3B3B3", 
          "#8DD3C7", "#FFFFB3", "#BEBADA", "#FB8072", "#80B1D3", "#FDB462", "#B3DE69", "#FCCDE5",
          "#D9D9D9", "#BC80BD", "#CCEBC5", "#FFED6F")


## code

targetmatvec=unlist(targetmat)+1
yrange=range(targetmatvec[targetmatvec>0]);
# yrange[1]=1; # set the minimum value to 1
for(i in 1:length(targetmat)){
  vali=targetmat[[i]]+1;
  if(i==1){
    plot(1:length(vali),vali,type='b',las=1,pch=20,main=paste('sgRNAs in',targetgene),ylab='Read counts',xlab='Samples',xlim=c(0.7,length(vali)+0.3),ylim = yrange,col=colors[(i %% length(colors))],xaxt='n',log='y')
    axis(1,at=1:length(vali),labels=(collabel),las=2)
    # lines(0:100,rep(1,101),col='black');
  }else{
    lines(1:length(vali),vali,type='b',pch=20,col=colors[(i %% length(colors))])
  }
}




# parameters
# Do not modify the variables beginning with "__"
targetmat=list(c(2683.1556846217104,2240.9331198543578),c(4396.643146526703,3661.4409343227057),c(2207.91361503483,2004.1818174429663),c(2033.5128555534056,1695.936309847937),c(2911.6206795423764,2503.4692175778805),c(3099.9734997823143,2649.973736396811),c(5749.993040102554,5008.110471306313),c(3576.959576964009,3067.2186059931246),c(2141.6413264318885,1883.4620939361678),c(3211.589985850426,2893.757255711511))
targetgene="CCR5"
collabel=c("S50_MNSC507_F2","S51_MNSC507_F3")

# set up color using RColorBrewer
#library(RColorBrewer)
#colors <- brewer.pal(length(targetgenelist), "Set1")

colors=c( "#E41A1C", "#377EB8", "#4DAF4A", "#984EA3", "#FF7F00",  "#A65628", "#F781BF",
          "#999999", "#66C2A5", "#FC8D62", "#8DA0CB", "#E78AC3", "#A6D854", "#FFD92F", "#E5C494", "#B3B3B3", 
          "#8DD3C7", "#FFFFB3", "#BEBADA", "#FB8072", "#80B1D3", "#FDB462", "#B3DE69", "#FCCDE5",
          "#D9D9D9", "#BC80BD", "#CCEBC5", "#FFED6F")


## code

targetmatvec=unlist(targetmat)+1
yrange=range(targetmatvec[targetmatvec>0]);
# yrange[1]=1; # set the minimum value to 1
for(i in 1:length(targetmat)){
  vali=targetmat[[i]]+1;
  if(i==1){
    plot(1:length(vali),vali,type='b',las=1,pch=20,main=paste('sgRNAs in',targetgene),ylab='Read counts',xlab='Samples',xlim=c(0.7,length(vali)+0.3),ylim = yrange,col=colors[(i %% length(colors))],xaxt='n',log='y')
    axis(1,at=1:length(vali),labels=(collabel),las=2)
    # lines(0:100,rep(1,101),col='black');
  }else{
    lines(1:length(vali),vali,type='b',pch=20,col=colors[(i %% length(colors))])
  }
}



dev.off()
Sweave("S7A_c1_t2_summary.Rnw");
library(tools);

texi2dvi("S7A_c1_t2_summary.tex",pdf=TRUE);
